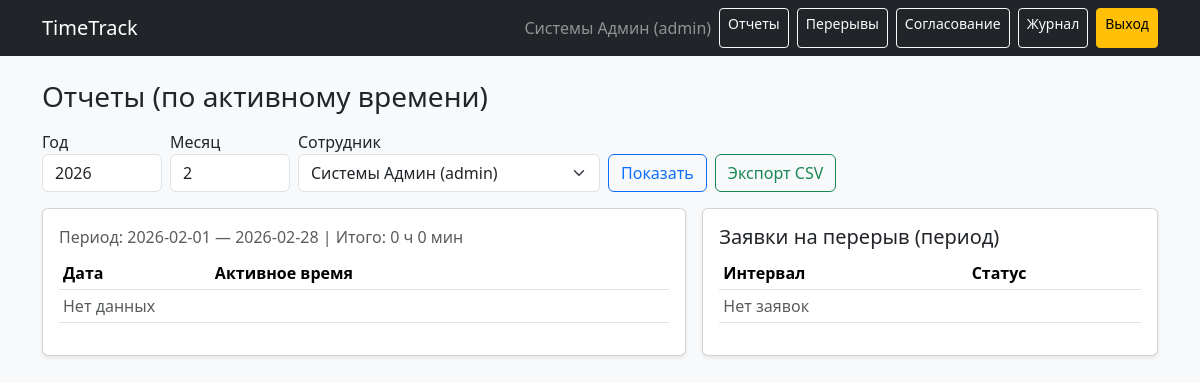
The app's page /reports (signed in) with its own data.
### models.py (models this page shows)
class User(UserMixin, db.Model):
    __tablename__ = "users"
    id = db.Column(db.Integer, primary_key=True)
    username = db.Column(db.String(64), nullable=False, unique=True)
    password_hash = db.Column(db.String(255), nullable=False)
    first_name = db.Column(db.String(100), nullable=False, default="Имя")
    last_name = db.Column(db.String(100), nullable=False, default="Фамилия")
    role = db.Column(db.String(20), nullable=False, default="employee")
    department_id = db.Column(db.Integer, db.ForeignKey("departments.id"), nullable=True)
    department = db.relationship("Department", backref="users")

### app.py (the view)
    @app.route("/reports")
    @login_required
    def reports():
        today = datetime.utcnow().date()
        year = int(request.args.get("year", today.year))
        month = int(request.args.get("month", today.month))
        user_id = request.args.get("user_id")
        start, end = period_bounds(year, month)
        if current_user.role == "admin":
            selectable_users = User.query.order_by(User.last_name).all()
        elif current_user.role == "manager":
            selectable_users = (
                User.query.filter((User.department_id == current_user.department_id) | (User.id == current_user.id))
                .order_by(User.last_name)
                .all()
            )
        else:
            selectable_users = [current_user]
        user_id = int(user_id) if user_id else current_user.id
        allowed_ids = {u.id for u in selectable_users}
        if user_id not in allowed_ids:
            flash("Нет доступа", "danger")
            return redirect(url_for("reports"))
        selected_user = db.session.get(User, user_id)
        daily = (
            DailyWorkStat.query.filter(
                DailyWorkStat.user_id == user_id,
                DailyWorkStat.work_date >= start,
                DailyWorkStat.work_date <= end,
            )
            .order_by(DailyWorkStat.work_date.asc())
            .all()
        )
        total_minutes = int(sum(d.active_seconds for d in daily) // 60)
        br = (
            BreakRequest.query.filter(
                BreakRequest.user_id == user_id,
                BreakRequest.start_at >= datetime.combine(start, time(0, 0)),
                BreakRequest.start_at < datetime.combine(end + timedelta(days=1), time(0, 0)),
            )
            .order_by(BreakRequest.start_at.asc())
            .all()
        )
        return render_template(
            "reports.html",
            daily=daily,
            breaks=br,
            total_minutes=total_minutes,
            year=year,
            month=month,
            start=start,
            end=end,
            selectable_users=selectable_users,
            selected_user=selected_user,
        )

### templates/reports.html
{% extends "base.html" %}
{% block content %}
<h3 class="mb-3">Отчеты (по активному времени)</h3>
<form method="get" class="row g-2 mb-3">
  <div class="col-auto">
    <label class="form-label mb-0">Год</label>
    <input class="form-control" name="year" value="{{ year }}" style="width:120px">
  </div>
  <div class="col-auto">
    <label class="form-label mb-0">Месяц</label>
    <input class="form-control" name="month" value="{{ month }}" style="width:120px">
  </div>
  <div class="col-auto">
    <label class="form-label mb-0">Сотрудник</label>
    <select class="form-select" name="user_id" style="min-width: 220px;">
      {% for u in selectable_users %}
        <option value="{{ u.id }}" {% if u.id == selected_user.id %}selected{% endif %}>
          {{ u.last_name }} {{ u.first_name }} ({{ u.role }})
        </option>
      {% endfor %}
    </select>
  </div>
  <div class="col-auto align-self-end">
    <button class="btn btn-outline-primary">Показать</button>
  </div>
  <div class="col-auto align-self-end">
    <a class="btn btn-outline-success" href="{{ url_for('export_csv', year=year, month=month, user_id=selected_user.id) }}">Экспорт CSV</a>
  </div>
</form>
<div class="row g-3">
  <div class="col-lg-7">
    <div class="card shadow-sm">
      <div class="card-body">
        <div class="mb-2 text-muted">
          Период: {{ start }} — {{ end }} |
          Итого: {{ (total_minutes//60) }} ч {{ (total_minutes%60) }} мин
        </div>
        <div class="table-responsive">
          <table class="table table-sm align-middle">
            <thead><tr>
              <th>Дата</th><th>Активное время</th>
            </tr></thead>
            <tbody>
              {% for d in daily %}
              {% set m = (d.active_seconds // 60) %}
              <tr>
                <td>{{ d.work_date }}</td>
                <td>{{ (m//60) }} ч {{ (m%60) }} мин</td>
              </tr>
              {% else %}
              <tr><td colspan="2" class="text-muted">Нет данных</td></tr>
              {% endfor %}
            </tbody>
          </table>
        </div>
      </div>
    </div>
  </div>
  <div class="col-lg-5">
    <div class="card shadow-sm">
      <div class="card-body">
        <h5 class="card-title">Заявки на перерыв (период)</h5>
        <div class="table-responsive">
          <table class="table table-sm align-middle">
            <thead><tr><th>Интервал</th><th>Статус</th></tr></thead>
            <tbody>
              {% for b in breaks %}
              <tr>
                <td>{{ b.start_at.strftime("%Y-%m-%d %H:%M") }} — {{ b.end_at.strftime("%H:%M") }}</td>
                <td>
                  {% if b.status == 'APPROVED' %}
                    <span class="badge bg-success">APPROVED</span>
                  {% elif b.status == 'REJECTED' %}
                    <span class="badge bg-danger">REJECTED</span>
                  {% else %}
                    <span class="badge bg-secondary">PENDING</span>
                  {% endif %}
                </td>
              </tr>
              {% else %}
              <tr><td colspan="2" class="text-muted">Нет заявок</td></tr>
              {% endfor %}
            </tbody>
          </table>
        </div>
      </div>
    </div>
  </div>
</div>
{% endblock %}

### templates/base.html (shortened to what this page needs)
<!doctype html>
<html lang="ru">
<head>
  <link href="https://cdn.jsdelivr.net/npm/bootstrap@5.3.3/dist/css/bootstrap.min.css" rel="stylesheet">
</head>
<body class="bg-light">
<nav class="navbar navbar-expand-lg navbar-dark bg-dark">
  <div class="container">
    <a class="navbar-brand" href="{{ url_for('dashboard') }}">TimeTrack</a>
    <div class="d-flex gap-2">
      {% if current_user.is_authenticated %}
        <span class="navbar-text text-white-50">
          {{ current_user.last_name }} {{ current_user.first_name }} ({{ current_user.role }})
        </span>
        <a class="btn btn-sm btn-outline-light" href="{{ url_for('reports') }}">Отчеты</a>
                <a class="btn btn-sm btn-outline-light" href="{{ url_for('breaks') }}">Перерывы</a>
        {% if current_user.role in ('admin','manager') %}
          <a class="btn btn-sm btn-outline-light" href="{{ url_for('approvals') }}">Согласование</a>
        {% endif %}
        {% if current_user.role == 'admin' %}
          <a class="btn btn-sm btn-outline-light" href="{{ url_for('audit') }}">Журнал</a>
        {% endif %}
        <a class="btn btn-sm btn-warning" href="{{ url_for('logout') }}">Выход</a>
      {% endif %}
    </div>
  </div>
</nav>
<div class="container py-4">
  {% block content %}{% endblock %}
</div>
</body>
</html>

### records on screen
User: last_name "Системы", first_name "Админ", role "admin"

### other values on screen
{{ start }} "2026-02-01"
{{ end }} "2026-02-28"
{{ (total_minutes//60) }} "0"
{{ (total_minutes%60) }} "0"
form field user_id "Системы Админ (admin)"
